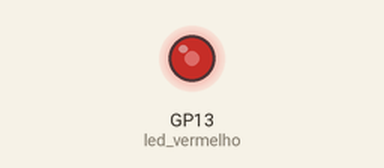
This program was run on a simulated Raspberry Pi Pico running MicroPython. Parts: output pins drawn as LEDs (lit = HIGH). What the program prints to the serial console is not drawn. At 3.0 s the program stops and its outputs stay as they are.

Above: at 0.1 s.
At 2.8 s:
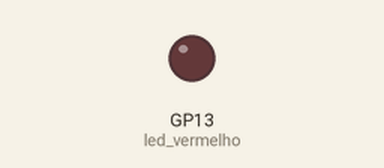
Timing chart, 0 to 4.3 s (numbered marks = the images above):
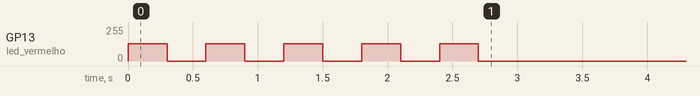

The program:

repetir_n_vezes.py
```python
# repetir_n_vezes.py
# Testa os blocos de repetição
# Blocos: Repetir N vezes, Repetir para sempre

from machine import Pin, PWM
import time

# LED RGB
led_vermelho = PWM(Pin(13), freq=1000)

# === Teste 1: Repetir N vezes ===
# Pisca o LED vermelho 5 vezes
print("Piscando LED 5 vezes...")
for _rep in range(5):
    led_vermelho.duty_u16(32768)
    time.sleep_ms(300)
    led_vermelho.duty_u16(0)
    time.sleep_ms(300)

print("Fim das 5 repetições!")

# === Teste 2: Repetir para sempre ===
# Descomente abaixo para testar (Ctrl+C para parar)
# print("Loop infinito - Ctrl+C para sair")
# while True:
# led_vermelho.duty_u16(32768)
# time.sleep_ms(500)
# led_vermelho.duty_u16(0)
# time.sleep_ms(500)
```
